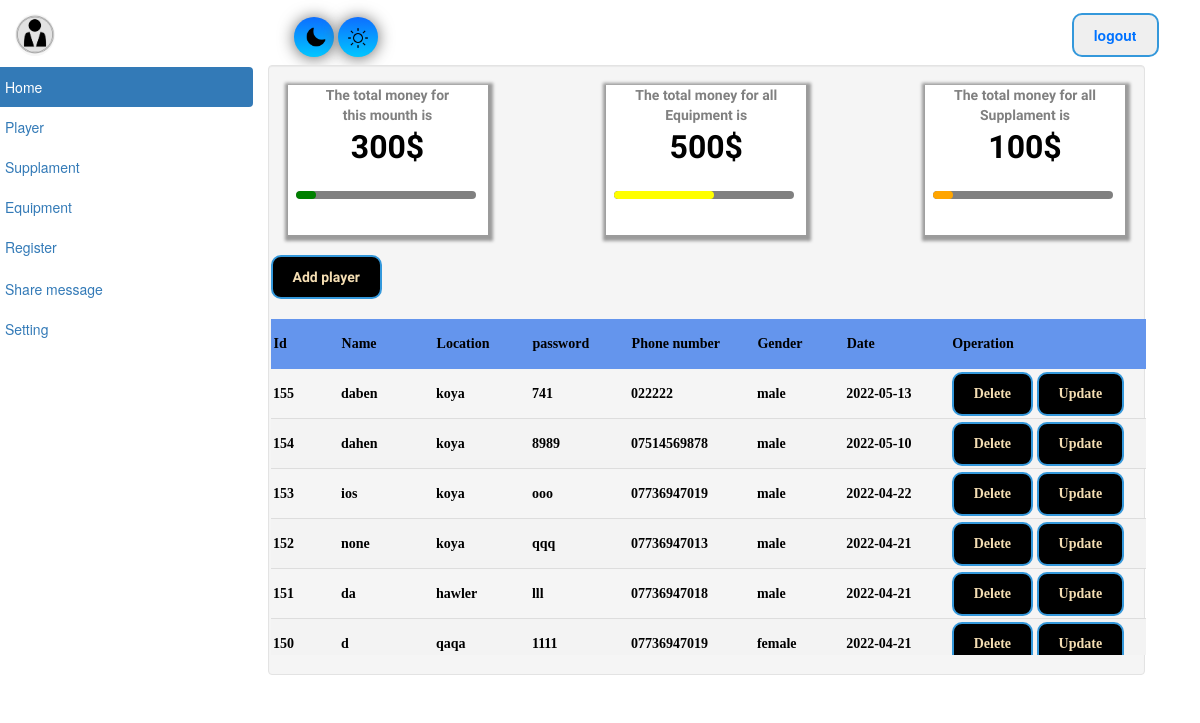
Page /aplayer.php (signed in) on the committed database.
### tables this page shows
CREATE TABLE IF NOT EXISTS `crud2` (
  `id` int(11) NOT NULL AUTO_INCREMENT,
  `name` varchar(200) NOT NULL,
  `password` varchar(200) NOT NULL,
  `location` varchar(200) NOT NULL,
  `phone_number` varchar(100) NOT NULL,
  `gender` varchar(200) NOT NULL,
  `course` varchar(300) DEFAULT NULL,
  `time` date DEFAULT NULL,
  PRIMARY KEY (`id`) USING BTREE
);

### aplayer.php (the view, shortened to what this page needs)
<?php
include "db.connection.php";
$sql="select id from `crud2`";
$result=mysqli_query($con,$sql);
$row=mysqli_num_rows($result);
$query = "SELECT * FROM `crud5`";
$query_run = mysqli_query($con,$query);
$qty= 0;
while ($num = mysqli_fetch_assoc ($query_run)) {
    $qty += $num['prise'];
}
$sql1 = "SELECT * FROM `crud6`";
$query_run1 = mysqli_query($con,$sql1);
$qty1= 0;
while ($num1 = mysqli_fetch_assoc ($query_run1)) {
    $qty1 += $num1['prise'];}
?>
<!DOCTYPE html>
<html lang="en">
<head>
<link href="//netdna.bootstrapcdn.com/bootstrap/3.0.0/css/bootstrap.min.css" rel="stylesheet" id="bootstrap-css">
</head>
<body id="bod">
<nav>
 </i ><img style="width: 40px; border-radius:50%; position:relative; left: 15px; bottom:9px;" src="pp.jpg" alt="">
 <a ><i class="fa fa-pencil fa-fw"></i></a> <button style="position:relative;left:250px; bottom:7px;" class="btn" onclick="dark()"><img width="20px" height="20px" src="night-mode.png" alt=""></button>
 <a ><i class="fa fa-pencil fa-fw"></i></a> <button style="position:relative;left:250px; bottom:7px;" class="btn1" onclick="light()"><img width="20px" height="20px" src="brightness.png" alt=""></button>
        <a href="logout.php"><button class="sub" style="position:relative;left: 940px; bottom:7px; ">logout</button></a>
    </nav>
<div class="container">
    <div class="row">
        <div class="col-md-3">
            <ul class="nav nav-pills nav-stacked">
                <li class="active"><a href="admin.php"><i class="fa fa-home fa-fw"></i>Home</a></li>
                <ul class="nav nav-pills nav-stacked">
                <li  onclick="jkk()" id="pp"><a href="#"><i class="fa fa-list-alt fa-fw"></i>Player</a></li>
                </ul>
                <ul class="nav nav-pills nav-stacked">
                <li onclick="supp()" id="ppp"><a href="#><i class="fa fa-file-o fa-fw"></i>Supplament</a></li>
                </ul>
                <ul class="nav nav-pills nav-stacked">
                <li onclick="equ()" id="pppp"><a href="#"><i class="fa fa-bar-chart-o fa-fw"></i>Equipment</a></li>
                </ul>
                <li><a href="register2.php"><i class="fa fa-table fa-fw"></i>Register</a></li>
                <li><a href="message.php"><i class="fa fa-table fa-fw"></i>Share message</a></li>
                <ul  class="nav nav-pills nav-stacked" >
                    <li id="set" ><a href="#">Setting<i class="fa fa-pencil fa-fw"></i></a></li>
                    </ul>
            </ul>
        </div>
        <div class="col-md-9 well">
            <div style=" overflow: hidden; text-align:center; color:grey;   font-weight: bold;
    box-shadow: 1px 2px 3px 4px rgba(20,20,20,0.4);width: 200px; height: 150px; background:white; margin:auto; float:left; ">The total money for <br> this mounth is  <br><span><?php echo $row*30 ?>$</span>          <div style=" overflow: hidden;position:relative; left: 8px; top: 20px; height: 8px; width: 180px; background:grey; border-radius:10px; "><div style="height: 8px; width:<?php echo $row*2; ?>px; background:green; border-radius:10px; "></div> </div></div>
            <div style=" overflow: hidden; text-align:center; color:grey;   font-weight: bold;
    box-shadow: 1px 2px 3px 4px rgba(20,20,20,0.4);width: 200px; height: 150px; background:white; margin:auto; float:right; "> The total money for all Supplament is <br> <span><?php echo $qty;?>$</span>          <div style="overflow: hidden; position:relative; left: 8px; top: 20px;height: 8px; width: 180px; background:grey; border-radius:10px; "><div style="height: 8px; width:<?php echo $qty/5; ?>px; background:orange; border-radius:10px; "></div> </div> </div>
            <div style=" overflow: hidden; text-align:center; color:grey;   font-weight: bold;
    box-shadow: 1px 2px 3px 4px rgba(20,20,20,0.4);width: 200px; height: 150px; background:white;  margin:auto;  " >  The total money for all <br> Equipment is <br> <span><?php echo $qty1; ?>$</span>           <div style="overflow: hidden; position:relative; left: 8px; top: 20px;height: 8px; width: 180px; background:grey; border-radius:10px; "><div style="height: 8px; width:<?php echo $qty1/5; ?>px; background:yellow; border-radius:10px; "></div> </div></div> <br>
<div  style=" overflow: auto;"  class="mhamad">
<a style="text-decoration:none;" href="add.php"><button class="subb">Add player</button></a><br>
<table class="styled-table">
  <thead   >
    <tr   class="active-row">
      <th  scope="col">Id</th>
      <th  scope="col">Name</th>
      <th  scope="col">Location</th>
      <th  scope="col">password</th>
      <th  scope="col">Phone number</th>
      <th scope="col">Gender</th>
      <th scope="col">Date</th>
      <th   scope="col">Operation</th>
    </tr>
    <br>
  </thead>
  <tbody style="height: 100px; overflow: auto">
  <?php
include "db.connection.php";
$sql="SELECT * FROM `crud2`";
$result=mysqli_query($con,$sql);
if($result){
while ($row=mysqli_fetch_assoc($result)) {
    $id=$row['id'];
    $name=$row['name'];
    $password=$row['password'];
    $location=$row['location'];
    $phone=$row['phone_number'];
    $gender=$row['gender'];
    $date=$row['time'];
    echo ' <tr style="padding-left:10px;">
    <th scope="row">'.$id.'</th>
    <td>'.$name.'</td>
    <td>'.$location.'</td>
    <td>'.$password.'</td>
    <td>'.$phone.'</td>
    <td>'.$gender.'</td>
    <td>'.$date.'</td>
    <td>  <a style="text-decoration:none;" href="delet.php? deletid='.$id.'"><button class="subb">Delete</button></a>
    <a style="text-decoration:none;" href="aupdate.php? deletid='.$id.'"><button class="subb">Update</button></a>
    </td>
  </tr>';
}
}
?>
  </tbody>
</table>
</div>
</div>
</body>
</html>

### aplayer.php (style rules this page uses)
* { margin:0; padding:0; }
body { margin-top:20px; }
.container { position: relative; right: 40px; }
.btn { height: 40px; width: 40px; background: #00c6ff ; background-image: -webkit-linear-gradient(top, #0d6eff, #00c6ff); background-image: -moz-linear-gradient(top, #0d6eff, #00c6ff); background-image: -ms-linear-gradient(top, #0d6eff, #00c6ff); background-image: -o-linear-gradient(top, #0d6eff, #00c6ff); background-image: linear-gradient(to bottom, #0d6eff, #00c6ff); border-radius:50%; -webkit-box-shadow: 0px 1px 16px #666666; -moz-box-shadow: 0px 1px 16px #666666; box-shadow: 0px 1px 16px #666666; font-family: Georgia; color: #ffffff; font-size: 5px; border: solid #000dff 0px; text-decoration: none; }
.btn1 { height: 40px; width: 40px; background: #00c6ff; background-image: -webkit-linear-gradient(top, #0d6eff, #00c6ff); background-image: -moz-linear-gradient(top, #0d6eff, #00c6ff); background-image: -ms-linear-gradient(top, #0d6eff, #00c6ff); background-image: -o-linear-gradient(top, #0d6eff, #00c6ff); background-image: linear-gradient(to bottom, #0d6eff, #00c6ff); border-radius:50%; -webkit-box-shadow: 0px 1px 16px #666666; -moz-box-shadow: 0px 1px 16px #666666; box-shadow: 0px 1px 16px #666666; font-family: Georgia; color: #ffffff; font-size: 15px; border: solid #000dff 0px; text-decoration: none; }
span { color:black; font-size:32px; }
.col-md-9 { font-family: 'Smooch Sans', sans-serif; font-weight: bold; color:black; }
.mhamad { width: 875px; margin:0; padding:0; height: 400px; position: relative; right: 17px; }
tr:nth-child(odd) { color: black; }
table thead tr { margin:0; padding:0; color: black; padding: 3px; height: 50px; position: sticky; top: 0; z-index: 1; width: 25vw; background: none; }
table thead th { margin:0; padding:0; color: black; padding: 3px; height: 50px; position: sticky; top: 0; z-index: 1; width: 25vw; background: none; }
table { font-family: "Fraunces", serif; font-size: 100%; white-space: nowrap; border: none; border-collapse: separate; border-spacing: 0; table-layout: fixed; }
.styled-table thead tr { width:100%; background-color: #6495ED; color: #ffffff; text-align: left; }
.styled-table tbody tr { border-bottom: 1px solid #dddddd; }
.styled-table tbody tr:nth-of-type(even) { background-color: #f3f3f3; }
.subb { color:wheat; padding: 10px 20px; border: 2px solid #3498db; background: black; backdrop-filter: blur(4.0px); -webkit-backdrop-filter: blur(4.0px); font-weight: bold; cursor: pointer; border-radius: 10px; }
.sub { color:#0072ff; padding: 10px 20px; border: 2px solid #3498db; -webkit-backdrop-filter: blur(4.0px); font-weight: bold; cursor: pointer; border-radius: 10px; }
table { text-align: left; position: relative; border-collapse: collapse; }
th, td { padding: 0.25rem; }

### rows in the picture
crud2: id "155", name "daben", location "koya", password "741", phone_number "022222", gender "male", time "2022-05-13"
crud2: id "154", name "dahen", location "koya", password "8989", phone_number "07514569878", gender "male", time "2022-05-10"
crud2: id "153", name "ios", location "koya", password "ooo", phone_number "07736947019", gender "male", time "2022-04-22"
crud2: id "152", name "none", location "koya", password "qqq", phone_number "07736947013", gender "male", time "2022-04-21"
crud2: id "151", name "da", location "hawler", password "lll", phone_number "07736947018", gender "male", time "2022-04-21"
crud2: id "150", name "d", location "qaqa", password "1111", phone_number "07736947019", gender "female", time "2022-04-21"

### other values in the picture
$row*30 "300"
$qty "100"
$qty1 "500"
